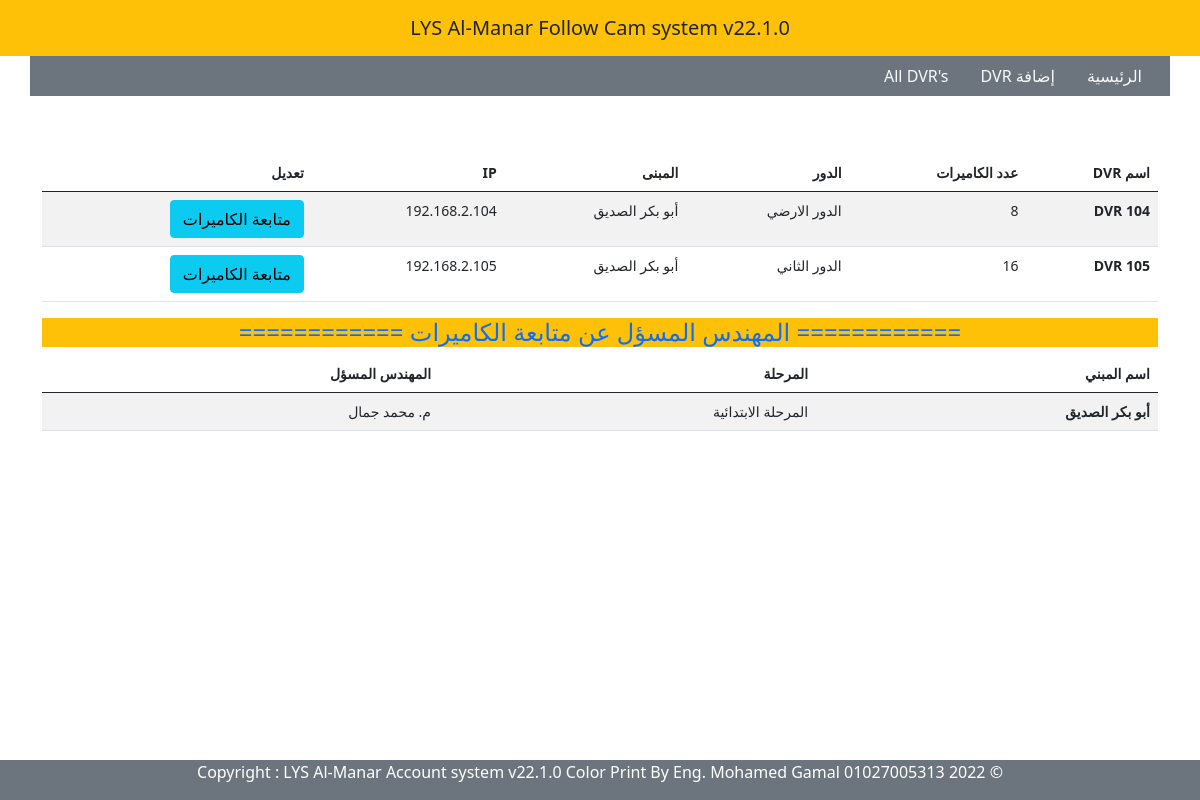
/follow/all_dvr/, run on the app's committed database.
### follow/models.py (models this page shows, shortened)
class Add_DVR(models.Model):
    name            = models.CharField(max_length=30, null=True, blank=True)
    floor           = models.CharField(max_length=30, null=True, blank=True)
    ips             = models.CharField(max_length=30, null=True, blank=True)
    ports           = models.CharField(max_length=30, null=True, blank=True)
    build           = models.ForeignKey('Building',on_delete=models.CASCADE)

class Building(models.Model):
    b_name          = models.CharField(choices=BUILDING,max_length=30, null=True, blank=True)
    stage           = models.CharField(max_length=30, null=True, blank=True)
    it_support      = models.CharField(max_length=30, null=True, blank=True)
    def __str__(self) -> str:
        return self.b_name

### follow/views.py (the view)
# urls.py: path('all_dvr/', views.all_dvr , name='all_dvr'),
def all_dvr(request):
    context = {
        'all_dvr1' :Add_DVR.objects.all(),
        'all_dvr2' :Building.objects.all()
        }
    return render(request, 'follow/all_dvr.html' , context)

### templates/follow/all_dvr.html (shortened to what this page needs)
{% extends 'parties/base.html' %}
{% load crispy_forms_tags %}
{% block content %}
<div class="container mt-3" style='width: 95%; font-size: 14px'>
  <br >
  <br >
  <table class="table table-striped table-hover">
    <thead>
      <tr>
        <th scope="col">اسم DVR</th>
        <th scope="col">عدد الكاميرات</th>
        <th scope="col">الدور</th>
        <th scope="col">المبنى</th>
        <th scope="col">IP</th>
        <th scope="col">تعديل</th>
      </tr>
    </thead>
    <tbody class="table-group-divider">
        {% for add in all_dvr1 %}
      <tr>
        <th scope="row">{{ add.name }}</th>
        <td>{{ add.ports }}</td>
        <td>{{ add.floor }}</td>
        <td>{{ add.build }}</td>
        <td>{{ add.ips }}</td>
        <td><a href="#" class="btn btn-info btm-sm">متابعة الكاميرات</a></td>
        {% endfor %}
      </tr>
    </tbody>
  </table>
<div class='text-center text-primary bg-warning'>
  <h4> ============  المهندس المسؤل عن متابعة الكاميرات ============  </h4>
</div>
  <table class="table table-striped table-hover">
    <thead>
      <tr>
        <th scope="col">اسم المبني</th>
        <th scope="col">المرحلة </th>
        <th scope="col">المهندس المسؤل</th>
      </tr>
    </thead>
    <tbody class="table-group-divider">
        {% for add in all_dvr2 %}
      <tr>
        <th >{{ add.b_name }}</th>
        <td>{{ add.stage }}</td>
        <td scope="row">{{ add.it_support }}</td>
        {% endfor %}
      </tr>
    </tbody>
  </table>
</div>
<br >
<br >
<br >
<br >
{% endblock %}

### templates/parties/base.html (shortened to what this page needs)
{% load static %}
<!DOCTYPE html>
<html lang="en" dir='RTL'>
<head>
    <link href="https://cdn.jsdelivr.net/npm/bootstrap@5.0.2/dist/css/bootstrap.min.css" rel="stylesheet">
    <link rel="stylesheet" href="https://use.fontawesome.com/releases/v5.15.4/css/all.css">
    <link rel="stylesheet" href="https://cdn.jsdelivr.net/npm/bootstrap-icons@1.9.1/font/bootstrap-icons.css">
</head>
<body>
    <div class="wrapper">
      <header>
        <nav  class="navbar navbar-expand-lg navbar-dark navbar-sm {% block navbar %} bg-warning {% endblock %}">
          <a class="navbar-brand flex-grow-1 text-center small-title text-dark" style="color: #fff; left: 50%; transform: translateX(-50%); position: relative;">
             LYS Al-Manar Follow Cam system v22.1.0
          </a>
        </nav>
      </header>
      <div class='container bg-secondary'>
      <nav class="nav">
        <a class="nav-link active  link-light" aria-current="page" href="{% url 'home' %}">الرئيسية</a>
        <a class="nav-link  link-light" href="{% url 'add_dvr' %}">إضافة DVR</a>
        <a class="nav-link  link-light" href="{% url 'all_dvr' %}"> All DVR's</a>
      </nav>
    </div>
      {% block content %} {% endblock content %}
    </div>
</body>
</html>
  {% include "parties/footer.html" %}

### templates/parties/footer.html
{% block content %} {% load static %}
<footer class="page-footer center-on-small-only pt-0 mt-5 fixed-bottom">
<div class="bottom section-padding bg-secondary">
    <div class="container">
        <div class="row">
            <div class="col-md-12 text-center text-white">
                <div class="copyright">
                  <p>  &copy; {% now "Y" %} Copyright : LYS Al-Manar Account system v22.1.0 Color Print By Eng. Mohamed Gamal 01027005313 </p>
                </div>
            </div>
        </div>
    </div>
</div>
</footer>
{% endblock content %}

### data on the page
Add_DVR: name "DVR 104", ports "8", floor "الدور الارضي", build "أبو بكر الصديق", ips "192.168.2.104"
Add_DVR: name "DVR 105", ports "16", floor "الدور الثاني", build "أبو بكر الصديق", ips "192.168.2.105"
Building: b_name "أبو بكر الصديق", stage "المرحلة الابتدائية", it_support "م. محمد جمال"
